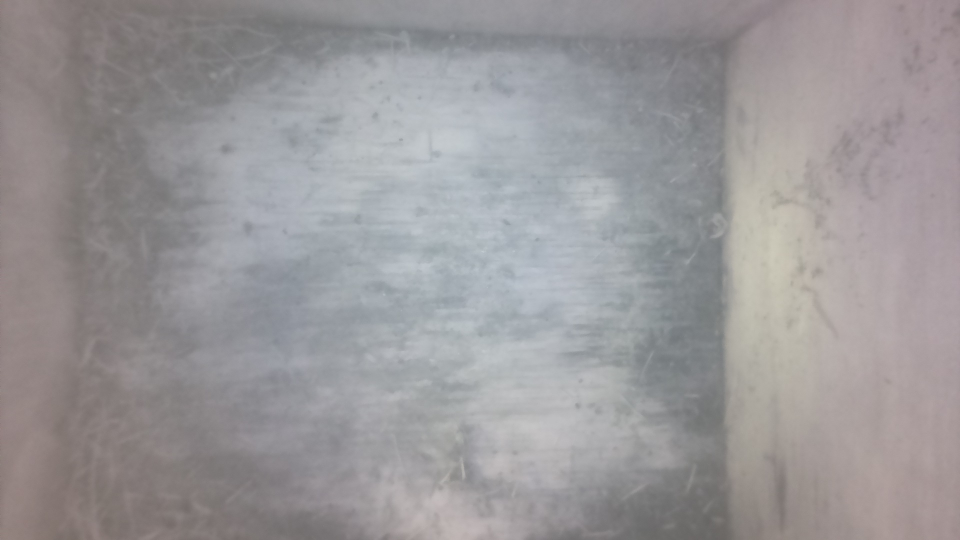
#> input picture process-images/baseline.jpg, 1920 x 1080 px (shown at 1/2 size)
$ python birdcompare.py
#> lines starting #> are read from the running program, lines starting #| are printed output that depends on the picture; after the words box and inside, x2 and y2 are one past the last pixel; in counts of white or black regions, pixels touching at a corner belong together
import cv2
import os
import shutil
import numpy as np

# --- Configuration ---
BASELINE_PATH = 'baseline.jpg'
SOURCE_DIR = 'timelapse/'
BIRDS_EVAL_DIR = 'birds/'
NO_BIRDS_EVAL_DIR = 'no-birds/'

# Output folders
BIRD_DIR = 'today/'

# ADJUST THESE FOR TUNING:
DIFF_THRESHOLD = 50    # How much a pixel must change (0-255)
MIN_BIRD_AREA = 1600   # Min pixels for a bird (the bird in your photo is ~5000+)

# Create destination folder
os.makedirs(BIRD_DIR, exist_ok=True)

def is_bird_detected(file_path, baseline_blur):
#> called with file_path = 'birds/2025-02-15_1439.jpg'
    img_gray = cv2.imread(file_path, cv2.IMREAD_GRAYSCALE)
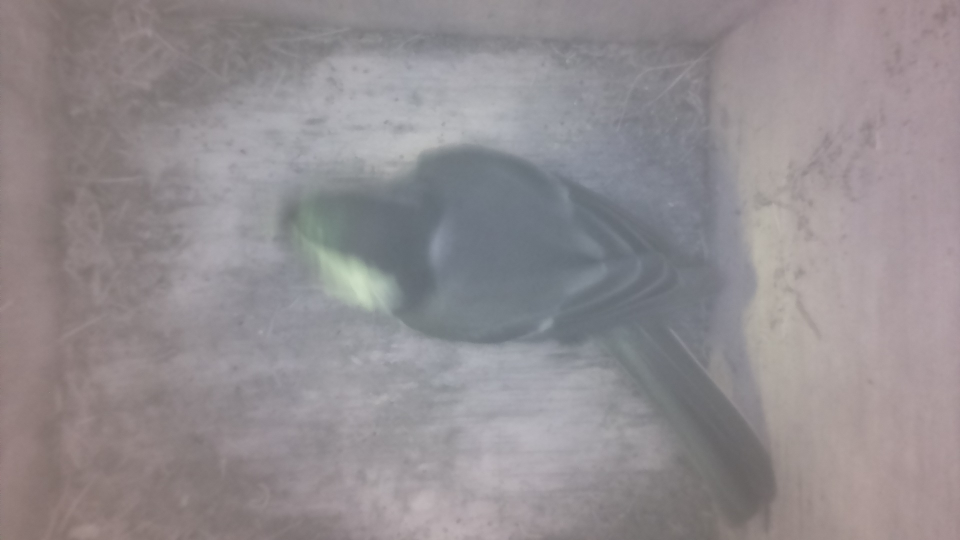
#> input picture process-images/birds/2025-02-15_1439.jpg, 1920 x 1080 px (shown at 1/2 size)
#> img_gray: shape (1080, 1920); min 97, max 215, mean 142.9
    if img_gray is None:
        return None, 0

    # 1. Calculate Difference
    working_gray = cv2.GaussianBlur(img_gray, (21, 21), 0)
    frame_delta = cv2.absdiff(baseline_blur, working_gray)
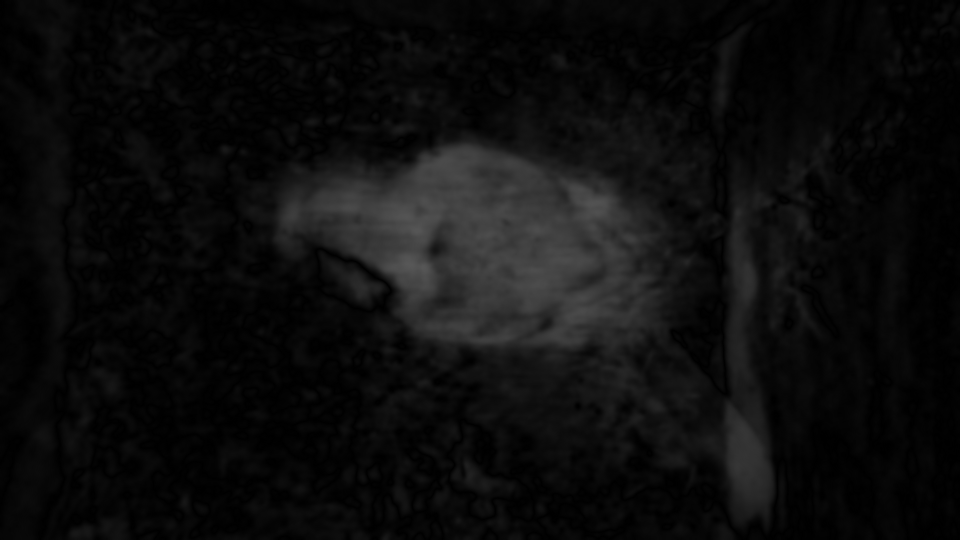
#> frame_delta: shape (1080, 1920) (shown at 1/2 size); min 0, max 87, mean 12.7

    # 2. Thresholding (creates a binary mask)
    thresh = cv2.threshold(frame_delta, DIFF_THRESHOLD, 255, cv2.THRESH_BINARY)[1]
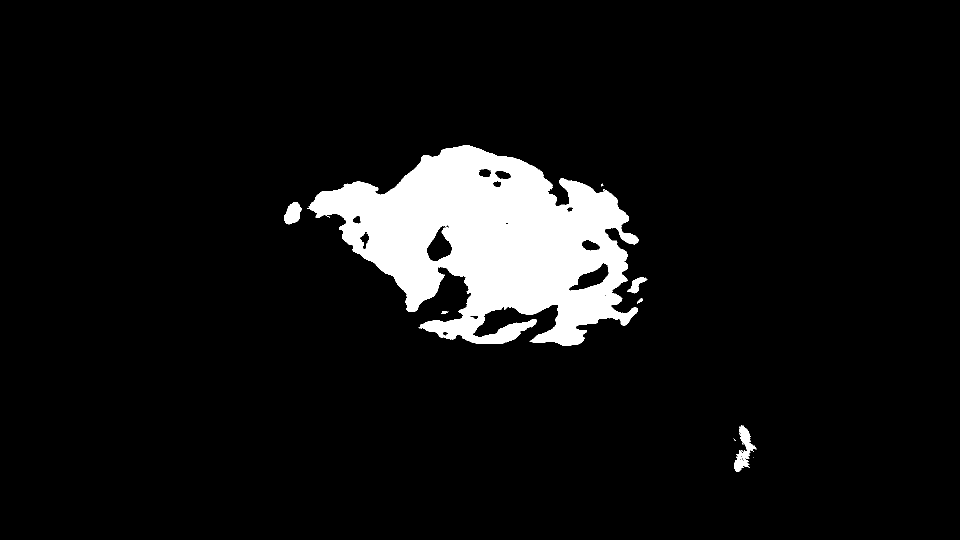
#> thresh: shape (1080, 1920) (shown at 1/2 size); 7.3% white; 14 white regions (8 under 20 px), largest, box (x1, y1, x2, y2) and area: (614, 291, 1277, 691) 147453, (1469, 850, 1508, 944) 1601, (568, 405, 604, 449) 1064, (1254, 554, 1293, 587) 538, (1274, 596, 1286, 607) 62, (882, 622, 897, 628) 49
    thresh = cv2.dilate(thresh, None, iterations=2)
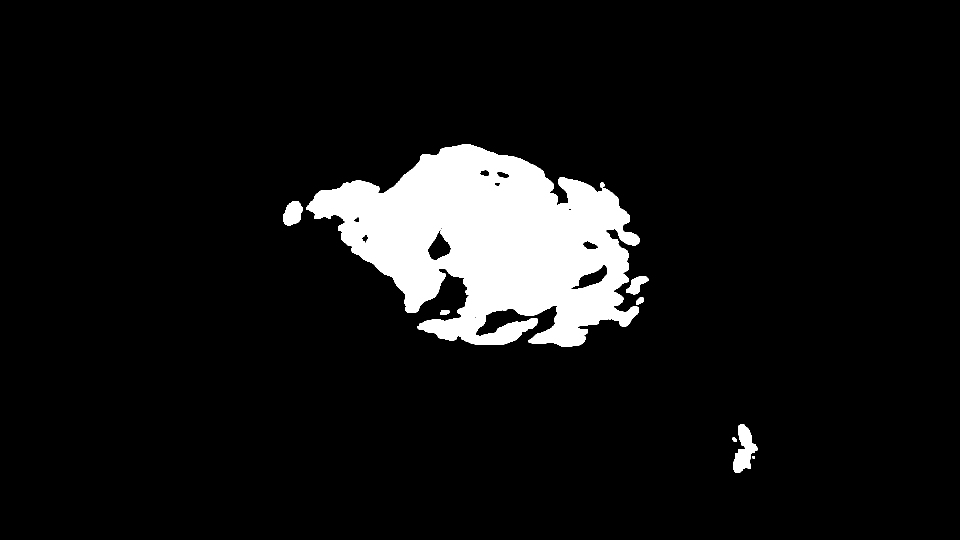
#> thresh: shape (1080, 1920) (shown at 1/2 size); 7.9% white; 9 white regions

    # 3. Find Contours (Blobs)
    contours, _ = cv2.findContours(thresh.copy(), cv2.RETR_EXTERNAL, cv2.CHAIN_APPROX_SIMPLE)
#> contours = 9 contours, 1 with area under 20; largest, box (x1, y1, x2, y2) and area: (612, 289, 1279, 693) 160694, (1467, 848, 1515, 946) 2400, (566, 403, 606, 451) 1342, (1252, 552, 1297, 589) 809, (1272, 594, 1288, 609) 148, (880, 620, 899, 630) 132, (1200, 365, 1209, 375) 60, (1465, 875, 1474, 883) 46

    is_bird = False
    max_area = 0

    for c in contours:
        area = cv2.contourArea(c)
        if area > max_area:
            max_area = area

        if area > MIN_BIRD_AREA:
            is_bird = True
            # We stop at the first big blob found
            break
#> this loop made 3 passes
#> (area, max_area, is_bird) on pass 3: (2400, 2400, True)
#> (area, max_area) on pass 2: (45.5, 45.5)
#> after the loop, max_area = 2400

    return is_bird, max_area

def evaluate_accuracy(baseline_blur):
    print("--- Evaluating Accuracy on Known Examples ---")

    tp = 0
    fn = 0
    if os.path.exists(BIRDS_EVAL_DIR):
        bird_files = [f for f in os.listdir(BIRDS_EVAL_DIR) if f.lower().endswith(('.jpg', '.jpeg', '.png'))]
        for f in bird_files:
            detected, _ = is_bird_detected(os.path.join(BIRDS_EVAL_DIR, f), baseline_blur)
            if detected:
                tp += 1
            else:
                fn += 1
#> pass 2 of the loop in evaluate_accuracy, `for f in bird_files:`:
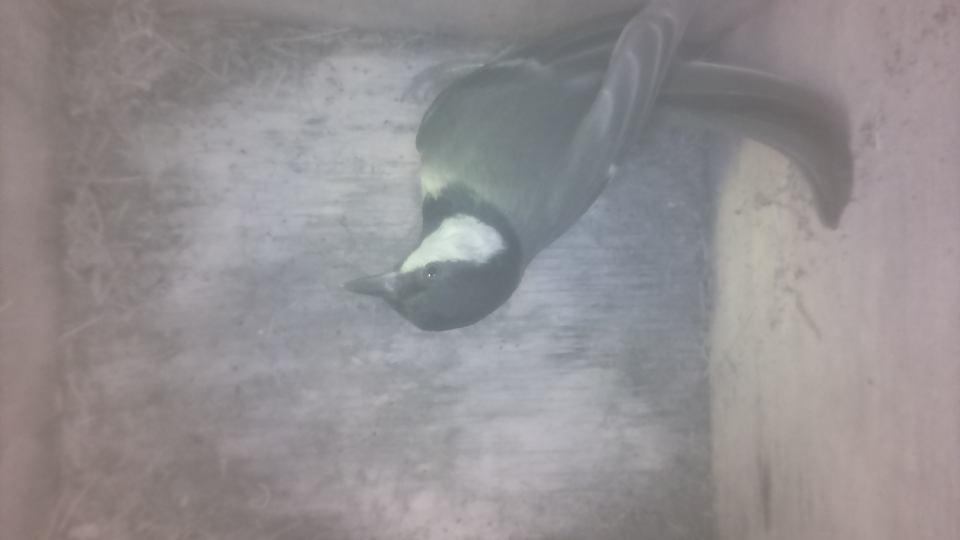
#> input picture process-images/birds/2025-02-15_1440.jpg, 1920 x 1080 px (shown at 1/2 size)
#> in is_bird_detected (call 2), `thresh = cv2.threshold(frame_delta, DIFF_THRESHOLD, 255, cv2.THRESH_BI..`:
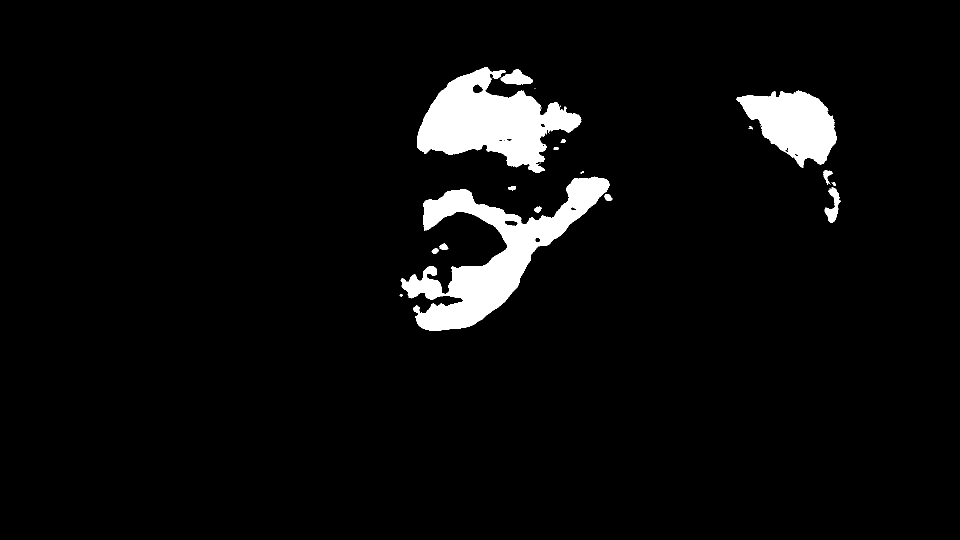
#> thresh: shape (1080, 1920) (shown at 1/2 size); 4.7% white; 25 white regions (9 under 20 px), largest, box (x1, y1, x2, y2) and area: (801, 353, 1219, 661) 40603, (834, 134, 1163, 346) 35251, (1473, 181, 1674, 336) 18146
#> in is_bird_detected (call 2), `thresh = cv2.dilate(thresh, None, iterations=2)`:
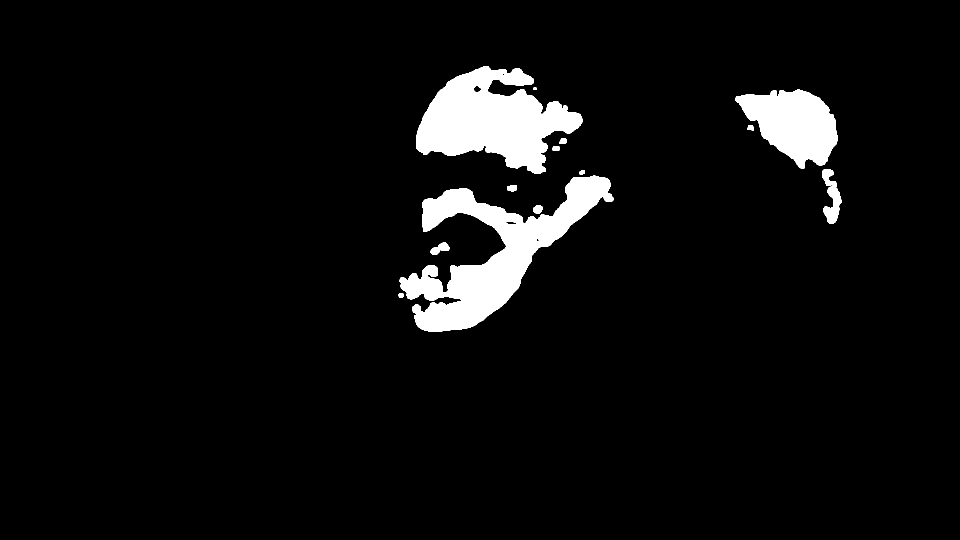
#> thresh: shape (1080, 1920) (shown at 1/2 size); 5.3% white; 13 white regions
#> contours = 13 contours; largest, box (x1, y1, x2, y2) and area: (799, 351, 1227, 663) 45548, (832, 132, 1165, 348) 39812, (1471, 179, 1676, 338) 19592, (1644, 338, 1683, 448) 1994, (861, 485, 899, 510) 479
#> the loop in is_bird_detected (call 2), `for c in contours:` made 5 passes
#> (area, max_area, is_bird) on pass 5: (45547.5, 45547.5, True)
#> after the loop in is_bird_detected (call 2), `for c in contours:`: max_area = 45547.5
#> pass 3 of the loop in evaluate_accuracy, `for f in bird_files:`:
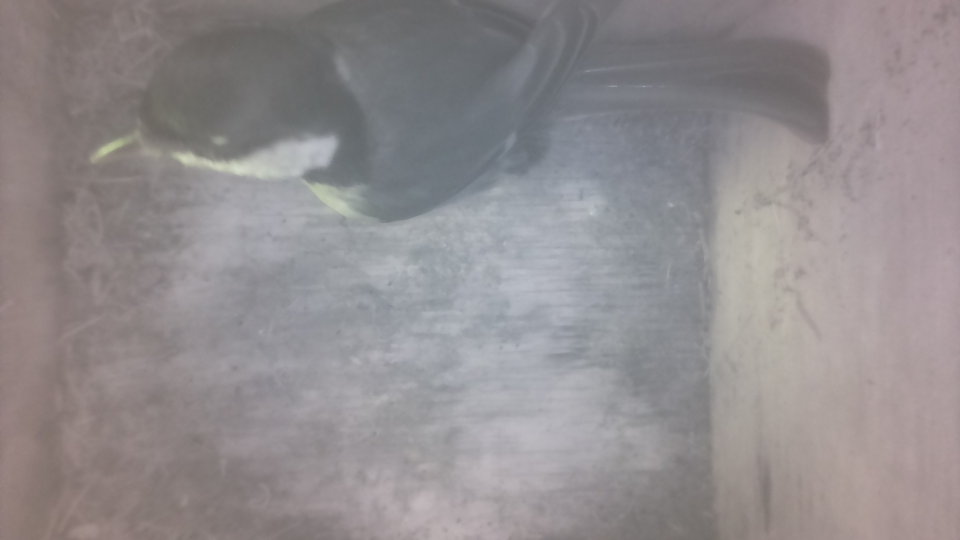
#> input picture process-images/birds/2025-02-15_1441.jpg, 1920 x 1080 px (shown at 1/2 size)
#> in is_bird_detected (call 3), `thresh = cv2.threshold(frame_delta, DIFF_THRESHOLD, 255, cv2.THRESH_BI..`:
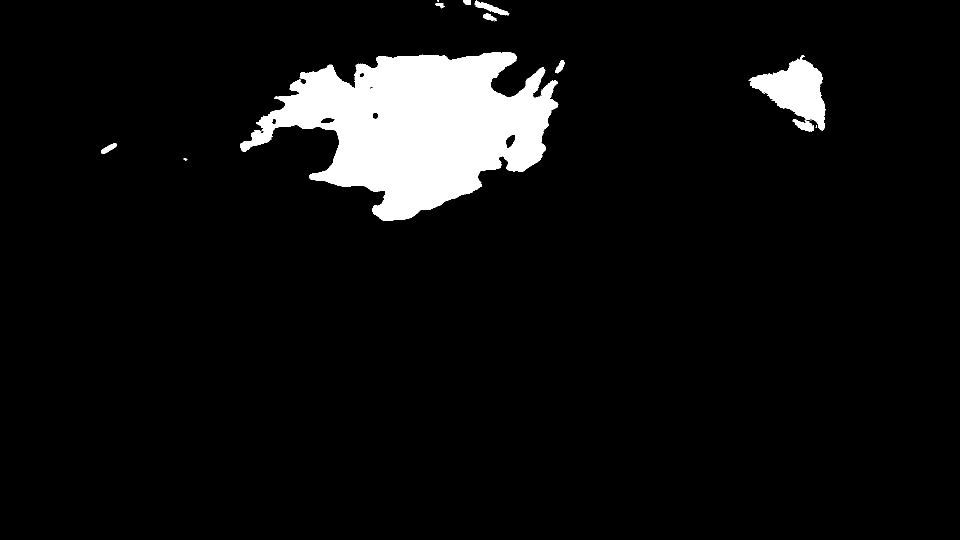
#> thresh: shape (1080, 1920) (shown at 1/2 size); 6.4% white; 14 white regions (3 under 20 px), largest, box (x1, y1, x2, y2) and area: (480, 104, 1117, 442) 119565, (1497, 111, 1651, 261) 11114, (949, 1, 1019, 31) 704
#> in is_bird_detected (call 3), `thresh = cv2.dilate(thresh, None, iterations=2)`:
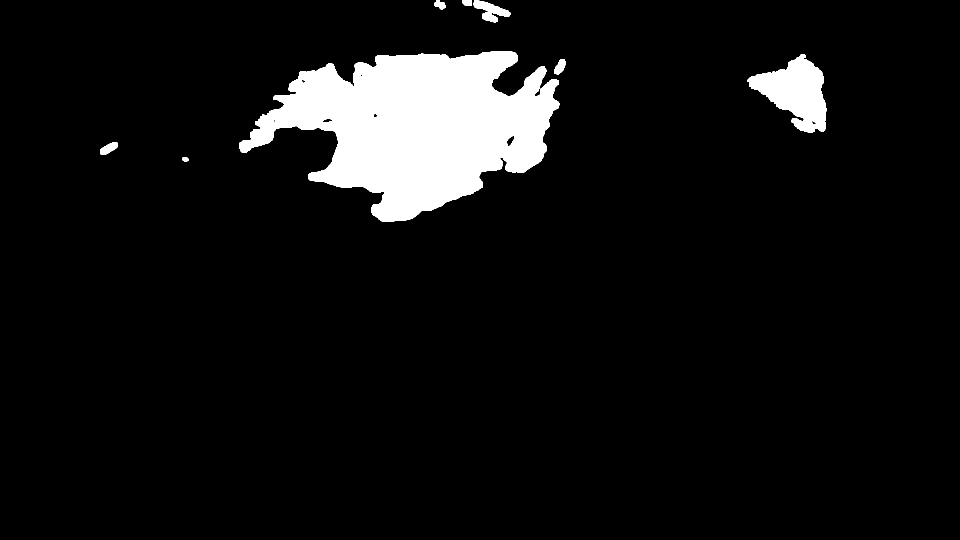
#> thresh: shape (1080, 1920) (shown at 1/2 size); 6.9% white; 8 white regions
#> contours = 8 contours; box (x1, y1, x2, y2) and area: (478, 102, 1119, 444) 125664, (1495, 109, 1653, 266) 13197, (947, 0, 1021, 45) 1446, (200, 285, 236, 310) 495, (1108, 118, 1131, 149) 416, (869, 0, 891, 19) 238, (924, 0, 944, 12) 182, (365, 314, 377, 323) 76
#> the loop in is_bird_detected (call 3), `for c in contours:` made 4 passes
#> (area, max_area, is_bird) on pass 4: (13197, 13197, True)
#> after the loop in is_bird_detected (call 3), `for c in contours:`: max_area = 13197

    tn = 0
    fp = 0
    if os.path.exists(NO_BIRDS_EVAL_DIR):
        empty_files = [f for f in os.listdir(NO_BIRDS_EVAL_DIR) if f.lower().endswith(('.jpg', '.jpeg', '.png'))]
        for f in empty_files:
            detected, _ = is_bird_detected(os.path.join(NO_BIRDS_EVAL_DIR, f), baseline_blur)
            if not detected:
                tn += 1
            else:
                fp += 1

    total_eval = tp + fn + tn + fp
    if total_eval > 0:
        accuracy = (tp + tn) / total_eval * 100
        print(f"Accuracy: {accuracy:.1f}%")
        print(f"Correctly identified birds (True Positives): {tp}/{tp+fn}")
        print(f"Correctly identified empty (True Negatives): {tn}/{tn+fp}")
        if fn > 0: print(f"Missed Birds (False Negatives): {fn}")
        if fp > 0: print(f"False Alarms (False Positives): {fp}")
    else:
        print("No evaluation images found.")
    print("---------------------------------------------\n")

def process_timelapse():
    # Load and prep baseline
    baseline_img = cv2.imread(BASELINE_PATH, cv2.IMREAD_GRAYSCALE)
    if baseline_img is None:
        print(f"Error: {BASELINE_PATH} not found.")
        return

    # High blur helps ignore sensor grain/noise in the dark
    baseline_blur = cv2.GaussianBlur(baseline_img, (21, 21), 0)

    # First evaluate parameters
    evaluate_accuracy(baseline_blur)

#> (the run stopped early here; a loop or call above may not have finished)
